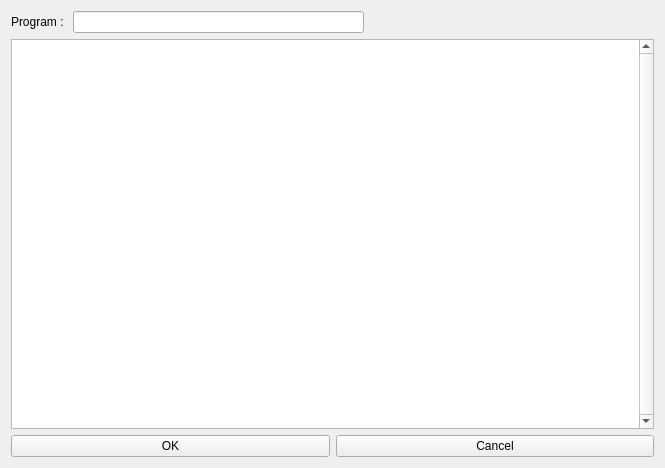
<?xml version="1.0" encoding="UTF-8"?>
<ui version="4.0">
 <class>DlgProgram</class>
 <widget class="QWidget" name="DlgProgram">
  <property name="geometry">
   <rect>
    <x>0</x>
    <y>0</y>
    <width>665</width>
    <height>468</height>
   </rect>
  </property>
  <property name="windowTitle">
   <string>Form</string>
  </property>
  <layout class="QGridLayout" name="gridLayout">
   <item row="0" column="0">
    <layout class="QVBoxLayout" name="verticalLayout">
     <item>
      <layout class="QHBoxLayout" name="horizontalLayout">
       <item>
        <widget class="QLabel" name="label">
         <property name="text">
          <string>Program : </string>
         </property>
        </widget>
       </item>
       <item>
        <widget class="QLineEdit" name="txtProgram">
         <property name="readOnly">
          <bool>true</bool>
         </property>
        </widget>
       </item>
       <item>
        <spacer name="horizontalSpacer_4">
         <property name="orientation">
          <enum>Qt::Horizontal</enum>
         </property>
         <property name="sizeHint" stdset="0">
          <size>
           <width>255</width>
           <height>20</height>
          </size>
         </property>
        </spacer>
       </item>
      </layout>
     </item>
     <item>
      <widget class="QListWidget" name="programList">
       <property name="font">
        <font>
         <pointsize>16</pointsize>
        </font>
       </property>
       <property name="verticalScrollBarPolicy">
        <enum>Qt::ScrollBarAlwaysOn</enum>
       </property>
       <property name="horizontalScrollBarPolicy">
        <enum>Qt::ScrollBarAlwaysOff</enum>
       </property>
       <property name="textElideMode">
        <enum>Qt::ElideNone</enum>
       </property>
       <property name="flow">
        <enum>QListView::LeftToRight</enum>
       </property>
       <property name="isWrapping" stdset="0">
        <bool>true</bool>
       </property>
       <property name="resizeMode">
        <enum>QListView::Adjust</enum>
       </property>
       <property name="gridSize">
        <size>
         <width>200</width>
         <height>80</height>
        </size>
       </property>
       <property name="viewMode">
        <enum>QListView::ListMode</enum>
       </property>
       <property name="uniformItemSizes">
        <bool>false</bool>
       </property>
       <property name="selectionRectVisible">
        <bool>true</bool>
       </property>
       <property name="sortingEnabled">
        <bool>true</bool>
       </property>
      </widget>
     </item>
     <item>
      <layout class="QHBoxLayout" name="horizontalLayout_2">
       <item>
        <widget class="QPushButton" name="btnOK">
         <property name="sizePolicy">
          <sizepolicy hsizetype="Expanding" vsizetype="Fixed">
           <horstretch>0</horstretch>
           <verstretch>0</verstretch>
          </sizepolicy>
         </property>
         <property name="text">
          <string>OK</string>
         </property>
        </widget>
       </item>
       <item>
        <widget class="QPushButton" name="btnCancel">
         <property name="sizePolicy">
          <sizepolicy hsizetype="Expanding" vsizetype="Fixed">
           <horstretch>0</horstretch>
           <verstretch>0</verstretch>
          </sizepolicy>
         </property>
         <property name="text">
          <string>Cancel</string>
         </property>
        </widget>
       </item>
      </layout>
     </item>
    </layout>
   </item>
  </layout>
 </widget>
 <resources/>
 <connections/>
</ui>
